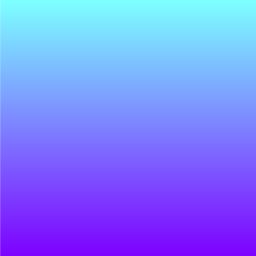
Frame 1 (no input)
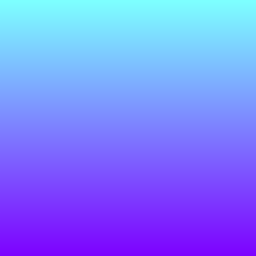
Frame 60 (the mouse pressed at the canvas centre just before this capture)
Frame 120 (the mouse held since frame 60 and released just before this capture): identical to frame 60, image omitted

The Processing sketch that drew these frames (run headless with seeded random() and noise(); from frame 60 on, the mouse is pressed at the canvas centre):

// Processing sketch: processing_33406
// ── processing_33406.pde

/* Eulani Labay. Bootcamp 2011.
*/

int line_distance = 0;
int line_space = 1;

void setup () {
  frameRate(10);
  size (256, 256);
  background (255);
}

void draw () {
   
// Fill the screen with horizontal lines 1 pixel apart: 
    for (line_distance = 0; line_distance < height; line_distance += line_space) {
      // Gradually change color of each line:
      stroke (125, (256 - line_distance), 255);
      line (0, line_distance, width, line_distance);
    }

}
  
  
